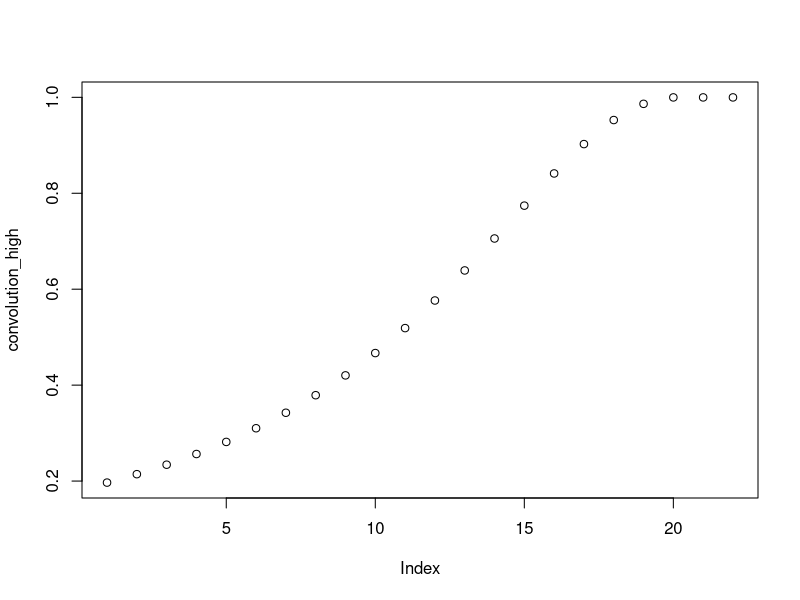
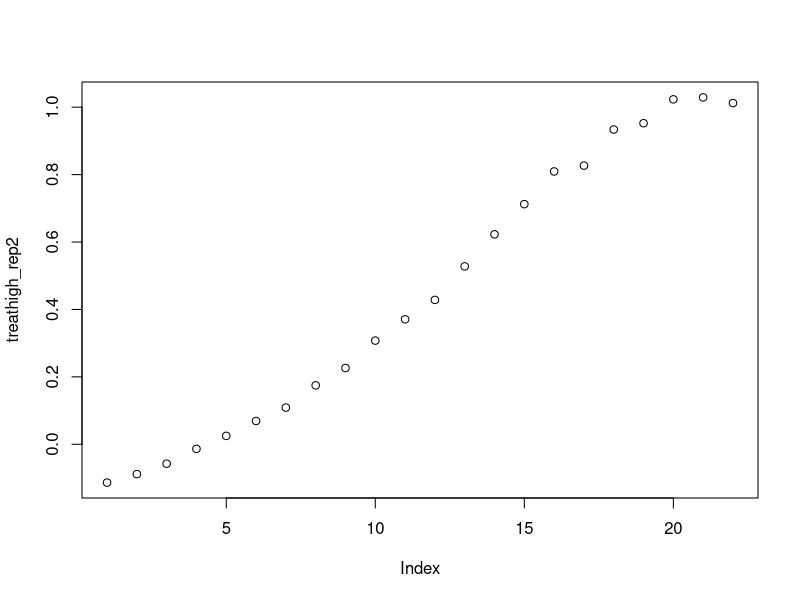
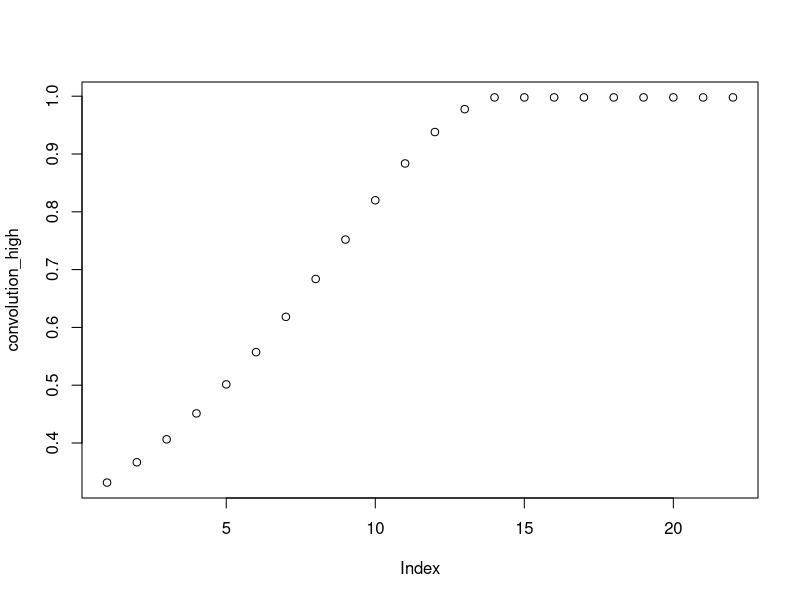
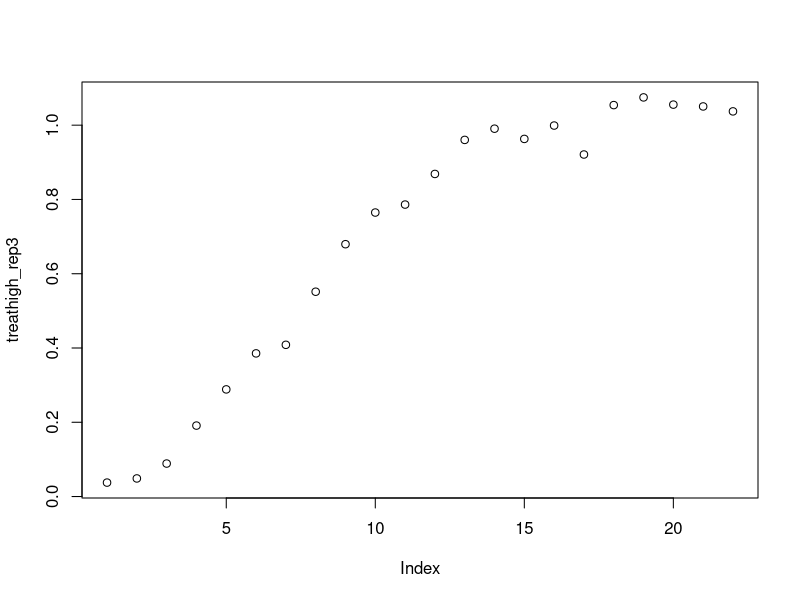
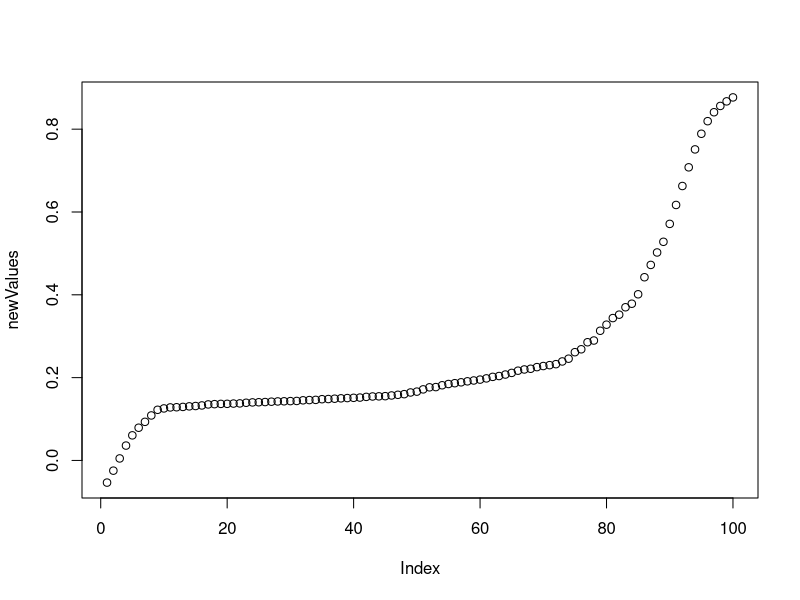
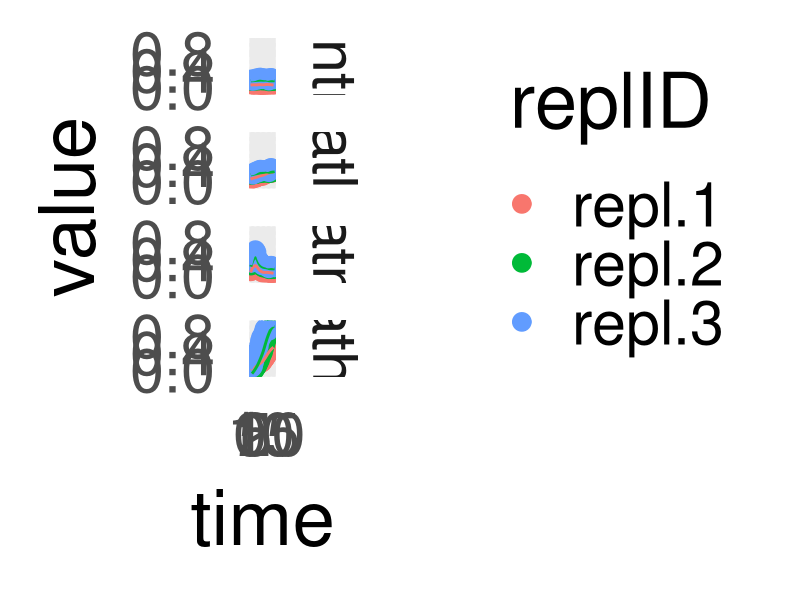
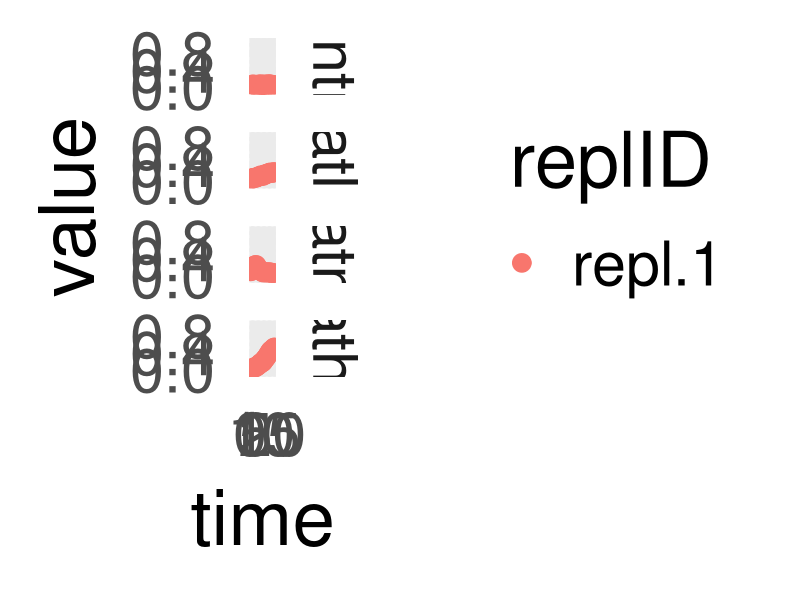
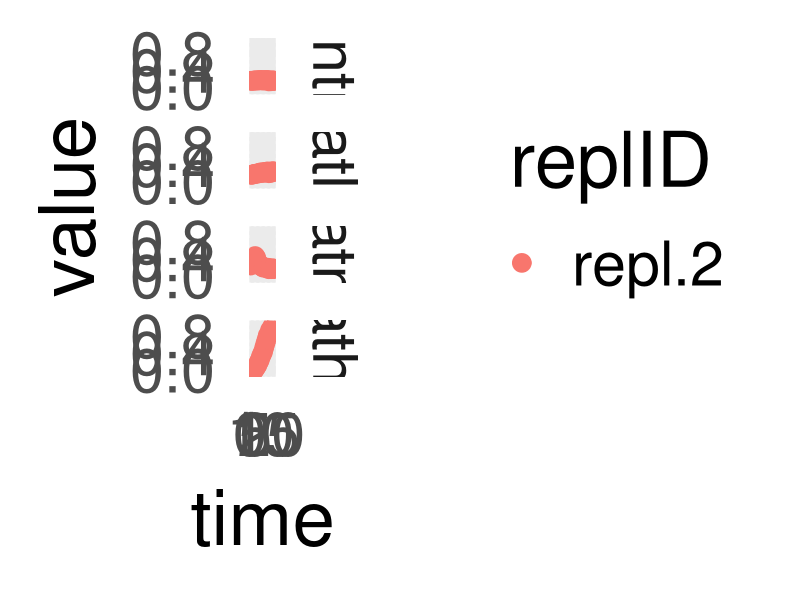

Source code (R) for these figures, in order:
## ---- chunk 1
setwd("C:/Users/steve_000/Documents/work/POC paper/presentation")

require( ggplot2 )
require( data.table )
require( reshape2 )
# generate data representing plate differences and difference in the dynamics of responses

# the lower replicate 1, 30 time points, till 22 hours
time_repl1 <- seq( 0.5, 22, length.out = 30 )
control_rep1 <- abs( 0.06 + 0.007 * rnorm( 30 ) )
treatlow_rep1 <- control_rep1 + control_rep1 * 0.015* time_repl1 + 0.005 * time_repl1^1.1



# the early peak
convolution_peak <-   1/( 1+  0.15*( time_repl1- 5 )^2)

treatmid_rep1 <- control_rep1 + 0.2 * convolution_peak

# the plateau response
convolution_high<-  1/( 1+  0.015*( time_repl1- 22 )^2)



treathigh_rep1 <- -0.1 + control_rep1 + 0.4*convolution_high + 0.005 * time_repl1^1.1 +  0.4*convolution_high * control_rep1 




# replicate 2, the normal response, 22 time points, till 23 hours
time_repl2 <- seq( 0.8, 23, length.out = 22 )
control_rep2 <- abs( 0.16 + 0.011 * rnorm( 22 ) )
treatlow_rep2 <- control_rep2 + control_rep2 * 0.022* time_repl2
convolution_peak <-  1/( 1+  0.15*( time_repl2- 5 )^2)

treatmid_rep2 <- control_rep2 + 0.3 * convolution_peak


convolution_high<-  1/( 1+  0.010*( time_repl2- 21 )^2)

convolution_high[ which(max(convolution_high) == convolution_high) : length( convolution_high )] <- max( convolution_high)
plot(convolution_high)

# addition of convolution term. addition of time dependent increase. and convolution multiplication term for increase in variance
treathigh_rep2 <- control_rep2 -0.5 + 1*convolution_high  + 0.005 * time_repl2^1.2 + convolution_high * control_rep2 
plot(treathigh_rep2)




# the single mega high response and high variance replicate 3, 17 time points, till 24 hours
time_repl3 <- seq( 0.8, 23, length.out = 22 )
control_rep3 <- abs( 0.2 + 0.023 * rnorm( 22 ) )
treatlow_rep3 <- control_rep3 + control_rep3 * 0.022* time_repl3
convolution_peak <-  1/( 1+  0.15*( time_repl3- 5 )^2)
treatmid_rep3 <- control_rep3+ 0.4 * convolution_peak

convolution_high<-  1/( 1+  0.010*( time_repl3- 15 )^2)

convolution_high[ which(max(convolution_high) == convolution_high) : length( convolution_high )] <- max( convolution_high)
plot(convolution_high)

# addition of convolution term. addition of time dependent increase. and convolution multiplication term for increase in variance
treathigh_rep3 <- -0.55 + control_rep3  + 1*convolution_high  + 0.005 * time_repl3^1.2 + 1*convolution_high * control_rep3 
plot(treathigh_rep3)


image_data_rep1 <- data.frame( time = time_repl1, 
                                control =  control_rep1,
                               treatlow = treatlow_rep1,
                               treatmid = treatmid_rep1,
                               treathigh = treathigh_rep1,
                                replID = "repl.1" 
                              )


image_data_rep2 <- data.frame( time = time_repl2, 
                                control =  control_rep2,
                              treatlow =  treatlow_rep2,
                              treatmid = treatmid_rep2,
                              treathigh = treathigh_rep2,
                                replID = "repl.2" 
                              )

image_data_rep3 <- data.frame( time = time_repl3, 
                                control =  control_rep3,
                               treatlow = treatlow_rep3,
                               treatmid = treatmid_rep3,
                               treathigh = treathigh_rep3,
                                replID = "repl.3" 
                              )

image_data <- rbind( image_data_rep1, image_data_rep2, image_data_rep3)

image_data.l <- melt( image_data, id.vars = c("time", "replID"), variable.name = "treatment")

plotFun <-function( Data , plotName ) {
  p <- ggplot( data = Data, aes( x = time, y = value )) + geom_point( aes(  color = replID), size = 6 ) +
    theme_minimal(base_size = 55) + ylim(c(-0.1,1.1)) + facet_grid( treatment~.) + 
    geom_smooth( aes( group = replID, color = replID  ) , span = 0.5,  se = FALSE, size = 1, alpha = 0.01) 
     
  png(paste("figures/",plotName, ".png", sep = ""), width = 1200, height = 1600)
    print( p )
dev.off()

}


# raw data
plotFun( Data = image_data.l, plotName = "rawdata")

# plate with unhappy cells

image_data.l<- as.data.table(image_data.l)

plotFun( Data = image_data.l[ replID == "repl.1"], plotName = "rawdata_unhappy")

plotFun( Data = image_data.l[ replID == "repl.2"], plotName = "rawdata_normal")

plotFun( Data = image_data.l[ replID == "repl.3"], plotName = "rawdata_highoutlier")



# linear normalization mean:

image_data.l <- as.data.table(image_data.l)

plateMeans <- image_data.l[, mean( value ), by = "replID"]

image_data.l[  , meanShift :=  value ]
image_data.l[ replID == "repl.1" , meanShift := value + ( plateMeans$V1[2] - plateMeans$V1[1] ) ]  
image_data.l[ replID == "repl.3" , meanShift := value + ( plateMeans$V1[2] - plateMeans$V1[3] )   ]

head(image_data.l)

image_data.meanshift <- melt( image_data.l, id.vars = c("time", "replID", "treatment"))
image_data.meanshift 

# define plotting function for extra side panel with normalized values
plotFunNorm <-function( Data , plotName ) {
  p <- ggplot( data = Data, aes( x = time, y = value )) + geom_point( aes(  color = replID), size = 6 ) +
    theme_minimal(base_size = 55)  + facet_grid( treatment~variable) + 
    geom_smooth( aes( group = replID, color = replID  ) , span = 0.5,  se = FALSE, size = 1, alpha = 0.01) 
     
  png(paste( "figures/",plotName, ".png", sep = ""), width = 1200, height = 1600 )
    print( p )
dev.off()

}

plotFunNorm( Data =  image_data.meanshift, plotName = "meanShift" )

# standard normal normalization (transformation to Z-score):

image_data.l[, meanShift:=NULL]
image_data.l[ , plateMean := mean( value ), by = replID]
image_data.l[ , plateSd := sd( value ), by = replID]
image_data.l[ , standardNormal := ( value - plateMean )/ plateSd , by = replID]
image_data.l[, plateMean := NULL ]
image_data.l[ , plateSd := NULL ]
image_data.sdNorm <- melt( image_data.l, id.vars = c("time", "replID", "treatment"))

plotFunNorm( Data = image_data.sdNorm, plotName = "standardNormalized")

image_data.l[, standardNormal:=NULL]


# control background subtraction

controlMeans <- image_data.l[ treatment == "control" ,  mean( value ), by = replID  ]
setkey( controlMeans, replID )
setkey( image_data.l, replID )
image_data.controlSub <- controlMeans[ image_data.l ]
image_data.controlSub[ , controlSubValue := value - V1 ]
image_data.controlSub[, V1 :=NULL ]
image_data.controlSub <- melt( image_data.controlSub, id.vars = c( "time", "replID", "treatment" ) )

plotFunNorm( Data = image_data.controlSub, plotName = "controlSub" )


# min max normalization

minmaxFun <- function(x) { 
                          min_e = min( x, na.rm = TRUE )
                          max_e = max( x, na.rm = TRUE )
                          y <- ( x - min_e ) / ( max_e - min_e )
                          y
                          }


image_data.l[,  minmaxNorm := minmaxFun( value ), by = replID ]
image_data.minmaxNorm <- melt( image_data.l, id.vars = c("time", "replID", "treatment"))
plotFunNorm( Data = image_data.minmaxNorm , plotName = "minmaxNorm")
image_data.l[ , minmaxNorm := NULL ]



# fold change with respect to control normalization
buffer <- image_data.l[ treatment == "control" ,  value, by = list( replID, time ) ]
controlValues <- buffer[ time %in% c(0.5, 0.8 ), value  , by = replID]
setkey(image_data.l, replID)
setkey( controlValues, replID)
foldChangeNorm <- controlValues[ image_data.l]

foldChangeNorm[ , foldChangeVal := i.value / value]
foldChangeNorm[, value := NULL]
setnames(foldChangeNorm, "i.value", "value")
foldChangeNorm <- melt( foldChangeNorm, id.vars = c("time", "replID", "treatment"))
plotFunNorm( Data =  foldChangeNorm, plotName = "foldChangeVal")





# non linear normalization
# sigmoid


sigmoidFun <- function(x, A, B) { 
                          y <-   1 / ( 1 + exp( - ( ( x - B ) / A  ) ) ) 
                          y
                          }

image_data.l$splitL <- NULL
image_data.l[,  sigmoidNorm := sigmoidFun( value, A = 0.07, B = 0.3 ), by = replID ]
image_data.sigmoidNorm <- melt( image_data.l, id.vars = c("time", "replID", "treatment"))

plotFunNorm( Data = image_data.sigmoidNorm , plotName = "sigmoidNorm")
image_data.l[ , sigmoidNorm := NULL ]





image_data.l<- as.data.table(image_data.l)
# quantile normalization
image_data.l[ , splitL := paste(treatment, replID)]
image_data.list <- split( image_data.l, image_data.l$splitL )


image_data.l[, .N, by = list( treatment,  replID ) ] # replicates have different time sampling. modeling required

require(splines)
model.results= list()
# first fitting and resampling of time points

for( i in seq_along(image_data.list)){
  
  fm1 <- lm(value ~ ns(time, df =6), data = image_data.list[[i]])
  
    model.results[[i]] <-  predict(fm1, dtTime<-data.frame(
    time = round(seq(0 , 24 , length.out=200), digits=2)))
    model.results[[i]] <- as.data.frame(model.results[[i]] )
    colnames(model.results[[i]])<- "mod"
   
    model.results[[i]]$treatment <- unique(image_data.list[[i]]$treatment)
    model.results[[i]]$replID <- unique(image_data.list[[i]]$replID)
    model.results[[i]]$time <- dtTime$time
    model.results[[i]]$resid.SD <- sqrt(deviance(fm1)/df.residual(fm1))
   
 

}


model.results.df <- do.call("rbind", model.results)

### quantile stats / fit

model.results.df <- as.data.table( model.results.df)


head(model.results.df)
head(image_data.l)

# plot fit + raw 

p <- ggplot( data = image_data.l, aes( x = time, y = value )) + geom_point(  size = 6 , aes( color = replID)) +
    theme_minimal(base_size = 55)  + facet_wrap( ~treatment ) + 
   geom_line( data = model.results.df, aes( x = time ,y = mod, group = replID, color = replID), size= 3 ) 
   
  png(paste( "figures/", "ns_fit", ".png", sep = ""), width = 1200, height = 1600 )
    print( p )
dev.off()

## ---- chunk 2

selTP <- unique(model.results.df[, time])[seq(1,  200, by = 8)]

model.results.df <- model.results.df[ time %in% selTP]

model.results.df[, .N, by = list(treatment, replID)]

table(model.results.df$treatment)

## ---- chunk 3

quantileOrigList <- split(model.results.df, model.results.df$replID)
 # sort per plate

head(quantileOrigList[[1]])

quantileOrigIndex <- lapply(quantileOrigList, function(x) rank( x$mod ) )

quantileSorted <- lapply( quantileOrigList, function(x) sort(x$mod))
head(cbind(quantileSorted[[1]][quantileOrigIndex[[1]]] ,quantileOrigList[[1]])  )


quantileSorted.df <- do.call('cbind', quantileSorted)
newValues <- rowMeans(quantileSorted.df)
plot(newValues)


# put values back to original locations

for( i in seq_along(quantileOrigList)) {

  quantileOrigList[[i]]$quantileNorm <- newValues[quantileOrigIndex[[i]]]
  
  }

model.results.df <- do.call('rbind', quantileOrigList)

quantileNorm <- melt( model.results.df, id.vars = c("time", "replID", "treatment", "resid.SD"))
plotFunNorm( Data =  quantileNorm, plotName = "quantileNorm")

limits <- aes(ymax = value + resid.SD, ymin = value - resid.SD)

 # extra plot with error bars
p <- ggplot( data = quantileNorm, aes( x = time, y = value )) + geom_point( aes(  color = replID), size = 6 ) +
    theme_minimal(base_size = 55)  + facet_grid( treatment~variable) + 
   geom_errorbar( limits , size = 2 ) +
    geom_smooth( aes( group = replID, color = replID  ) , span = 0.5,  se = FALSE, size = 1, alpha = 0.01) 
     
  png(paste( "figures/","quantileNorm_errorbar", ".png", sep = ""), width = 1200, height = 1600 )
    print( p )
dev.off()

## ---- chunk 4
## statistics

# need sd over replicates for treatments:
model.results.df.sd <- model.results.df[ , sd( quantileNorm ), by = list( treatment , time)]

setnames(model.results.df.sd, "V1", "treat.sd")

DMSO <- model.results.df[ treatment %in% "control"]
 
# mean and sd for control
DMSO.s <- DMSO[ ,  list( DMSO.mean = mean( quantileNorm ), DMSO.sd = sd( quantileNorm ) ),  
                  by = list( treatment, time) ]

setkey(model.results.df, time)
setkey(DMSO.s, time)


model.results.df.stats <- DMSO.s[ model.results.df ] 

setkey(model.results.df.sd,  treatment,  time )
setkey(model.results.df.stats,  treatment, time )

model.results.df.stats <- model.results.df.sd[model.results.df.stats]

model.results.df.stats[ , meanDiff :=  abs(quantileNorm - DMSO.mean)  / sqrt ( ( DMSO.sd^2 + treat.sd^2 + resid.SD^2 ))  ]  # adding variances for total sd


Stats.m <- model.results.df.stats[, mean(meanDiff), by = list( i.treatment, replID  )]

setnames(Stats.m, "V1", "meanDiff")

stats.out = alist()
stats.out.data = alist()
stats.out.data[[1]] <- data.frame(  treatment = NA, fstatistic = NA, pVal = NA  )   
all.vars <- unique(Stats.m$i.treatment)
all.vars <- all.vars[ all.vars != "control"]
for( i in seq_along( all.vars )) {
 
  cur.treat <-as.character( unique( Stats.m[  i.treatment %in% all.vars[ i ], i.treatment ] ) )
  subSet1 <- Stats.m[ i.treatment %in% all.vars[ i ] ]
  subSetDMSO <- Stats.m[ i.treatment %in% "control" ]
  
  subSet <- rbind( subSetDMSO, subSet1)
  
    # one sided significance test
  subSet[ , i.treatment := factor(i.treatment, levels = c( "control", cur.treat ))]
  #setnames(subSet, "V1", "meanDiff")
  stats.out[[i]] <- t.test(meanDiff ~ i.treatment, alternative = "less", var.equal = TRUE, data =   subSet)
  
  m.out<- stats.out[[i]] 

  
  
    stats.out.data[[i]] <- data.frame(treatment = unique(subSet1$i.treatment),
                                    diffMeans = m.out$estimate[2] - m.out$estimate[1], 
                                    pVal = m.out$p.value)

}

stats.out.data.df <- do.call('rbind', stats.out.data)


require(plyr)

model.results.df.m <- ddply(model.results.df, .( treatment,  time),
      summarize, meanQ = mean(quantileNorm, na.rm = TRUE))


stats.out.data.df <- as.data.table(stats.out.data.df)
model.results.df.m <- as.data.table(model.results.df.m)

setkey(model.results.df.m,  treatment )
setkey(stats.out.data.df, treatment)
model.results.df.m.stat <- stats.out.data.df[model.results.df.m]


stats.out.data.df[ pVal > 0.1 , pval := ""]
stats.out.data.df[ pVal <= 0.1 , pval := "*"]
stats.out.data.df[ pVal <= 0.05 , pval := "**"]
stats.out.data.df[ pVal <= 0.01 , pval := "***"]

stats.out.data.df[, yloc := 0.7]


png(paste("figures", "/timecourses_1sided_sd3SUM_quantile.png", sep =""), height = 1200, width = 1600)
p<-ggplot( model.results.df.m, aes(x=time, y = meanQ ) ) +
  geom_point( size = 6) + theme_minimal( base_size = 40)
p <- p +  facet_wrap( ~treatment)
p <- p +  geom_text( data = stats.out.data.df, 
                     aes(x = 4, y =yloc, label =  pval ), size = 40) +
   geom_text( data = stats.out.data.df, 
                     aes(x = 4, y =yloc + 0.2, label =  round( pVal, digits = 4) ), size = 12) 


print(p)
dev.off()






